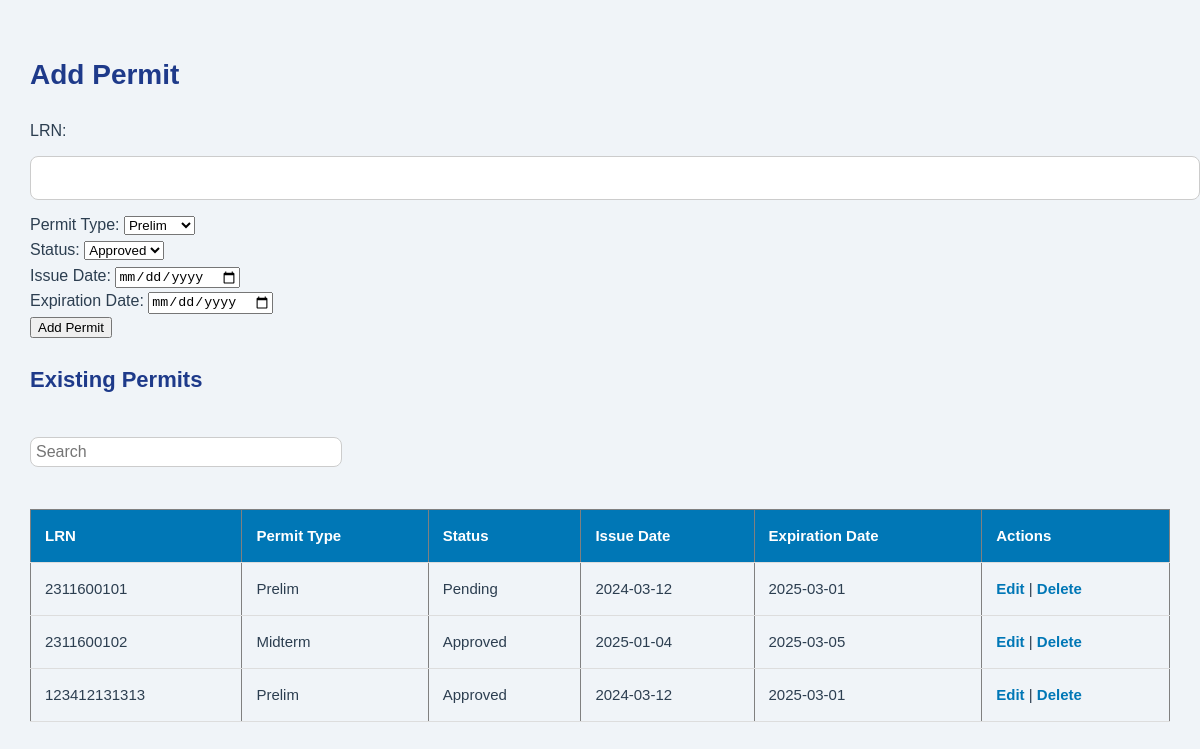
The app's page /permits.php, older data.
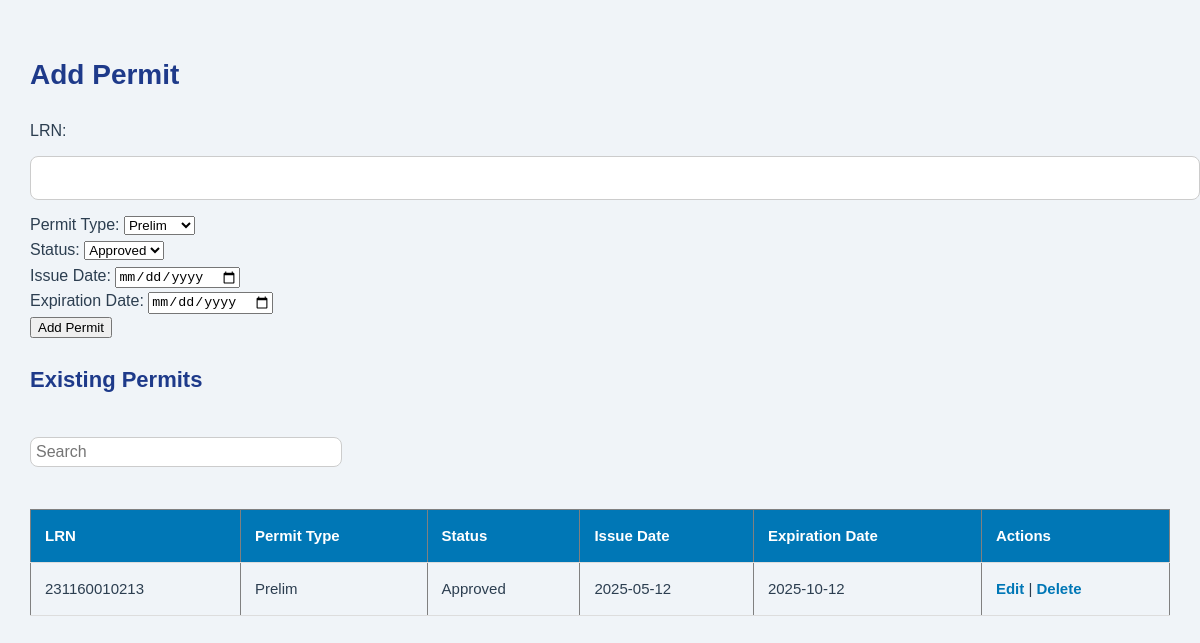
The same page, newer data.
### tables this page shows
CREATE TABLE `permits` (
  `permit_id` int(11) NOT NULL,
  `student_id` varchar(50) DEFAULT NULL,
  `permit_type` varchar(50) DEFAULT NULL,
  `status` varchar(20) DEFAULT NULL,
  `issue_date` date DEFAULT NULL,
  `expiration_date` date DEFAULT NULL
);

### permits.php (the view, shortened to what this page needs)
<?php
include 'db.php';
$permits = $conn->query("SELECT * FROM permits");
?>
<!DOCTYPE html>
<html lang="en">
<head>
    <link rel="stylesheet" type="text/css" href="css/admin.css">
</head>
<body>
<h2>Add Permit</h2>
<form method="POST" action="permits.php">
    LRN: <input type="text" name="student_id" required><br>
    Permit Type:
    <select name="permit_type" required>
        <option value="Prelim">Prelim</option>
    </select><br>
    Status:
    <select name="status" required>
        <option value="Approved">Approved</option>
    </select><br>
    Issue Date: <input type="date" name="issue_date" required><br>
    Expiration Date: <input type="date" name="expiration_date" required><br>
    <input type="submit" value="Add Permit">
</form>
<h3>Existing Permits</h3>
<input type="text" id="searchInput" placeholder="Search" style="margin-top: 20px; padding: 5px; width: 300px;">
<table border="1" cellpadding="5">
    <tr><th>LRN</th><th>Permit Type</th><th>Status</th><th>Issue Date</th><th>Expiration Date</th><th>Actions</th></tr>
    <?php while($row = $permits->fetch_assoc()) { ?>
        <tr>
            <td><?php echo $row['student_id']; ?></td>
            <td><?php echo $row['permit_type']; ?></td>
            <td><?php echo $row['status']; ?></td>
            <td><?php echo $row['issue_date']; ?></td>
            <td><?php echo $row['expiration_date']; ?></td>
            <td>
                <a href="permits.php?edit=<?php echo $row['student_id']; ?>">Edit</a> |
                <a href="permits.php?delete=<?php echo $row['student_id']; ?>" onclick="return confirm('Delete this permit?')">Delete</a>
            </td>
        </tr>
    <?php } ?>
</table>
</body>
</html>

Row changes from the older to the newer data that the page shows:
removed permits: student "2311600101", permit_type "Prelim", status "Pending", issue_date "2024-03-12", expiration_date "2025-03-01"
removed permits: student "2311600102", permit_type "Midterm", status "Approved", issue_date "2025-01-04", expiration_date "2025-03-05"
removed permits: student "123412131313", permit_type "Prelim", status "Approved", issue_date "2024-03-12", expiration_date "2025-03-01"
added permits: student "231160010213", permit_type "Prelim", status "Approved", issue_date "2025-05-12", expiration_date "2025-10-12"
